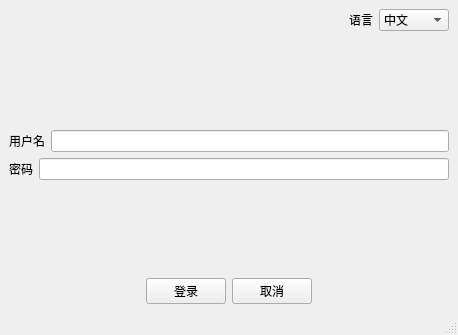
<?xml version="1.0" encoding="UTF-8"?>
<ui version="4.0">
 <class>MainWindow</class>
 <widget class="QMainWindow" name="MainWindow">
  <property name="geometry">
   <rect>
    <x>0</x>
    <y>0</y>
    <width>458</width>
    <height>335</height>
   </rect>
  </property>
  <property name="windowTitle">
   <string>MainWindow</string>
  </property>
  <widget class="QWidget" name="centralwidget">
   <layout class="QVBoxLayout" name="verticalLayout_2">
    <item>
     <layout class="QHBoxLayout" name="horizontalLayout_5">
      <item>
       <spacer name="horizontalSpacer">
        <property name="orientation">
         <enum>Qt::Horizontal</enum>
        </property>
        <property name="sizeHint" stdset="0">
         <size>
          <width>40</width>
          <height>20</height>
         </size>
        </property>
       </spacer>
      </item>
      <item>
       <layout class="QHBoxLayout" name="horizontalLayout">
        <item>
         <widget class="QLabel" name="label_3">
          <property name="text">
           <string>语言</string>
          </property>
         </widget>
        </item>
        <item>
         <widget class="QComboBox" name="comboBox">
          <item>
           <property name="text">
            <string>中文</string>
           </property>
          </item>
          <item>
           <property name="text">
            <string>English</string>
           </property>
          </item>
         </widget>
        </item>
       </layout>
      </item>
     </layout>
    </item>
    <item>
     <spacer name="verticalSpacer">
      <property name="orientation">
       <enum>Qt::Vertical</enum>
      </property>
      <property name="sizeHint" stdset="0">
       <size>
        <width>20</width>
        <height>64</height>
       </size>
      </property>
     </spacer>
    </item>
    <item>
     <layout class="QVBoxLayout" name="verticalLayout">
      <item>
       <layout class="QHBoxLayout" name="horizontalLayout_2">
        <item>
         <widget class="QLabel" name="label">
          <property name="text">
           <string>用户名</string>
          </property>
         </widget>
        </item>
        <item>
         <widget class="QLineEdit" name="lineEdit"/>
        </item>
       </layout>
      </item>
      <item>
       <layout class="QHBoxLayout" name="horizontalLayout_3">
        <item>
         <widget class="QLabel" name="label_2">
          <property name="text">
           <string>密码</string>
          </property>
         </widget>
        </item>
        <item>
         <widget class="QLineEdit" name="lineEdit_2"/>
        </item>
       </layout>
      </item>
     </layout>
    </item>
    <item>
     <spacer name="verticalSpacer_2">
      <property name="orientation">
       <enum>Qt::Vertical</enum>
      </property>
      <property name="sizeHint" stdset="0">
       <size>
        <width>20</width>
        <height>64</height>
       </size>
      </property>
     </spacer>
    </item>
    <item>
     <layout class="QHBoxLayout" name="horizontalLayout_4">
      <item>
       <spacer name="horizontalSpacer_3">
        <property name="orientation">
         <enum>Qt::Horizontal</enum>
        </property>
        <property name="sizeHint" stdset="0">
         <size>
          <width>40</width>
          <height>20</height>
         </size>
        </property>
       </spacer>
      </item>
      <item>
       <widget class="QPushButton" name="pushButton">
        <property name="text">
         <string>登录</string>
        </property>
       </widget>
      </item>
      <item>
       <widget class="QPushButton" name="pushButton_2">
        <property name="text">
         <string>取消</string>
        </property>
       </widget>
      </item>
      <item>
       <spacer name="horizontalSpacer_2">
        <property name="orientation">
         <enum>Qt::Horizontal</enum>
        </property>
        <property name="sizeHint" stdset="0">
         <size>
          <width>40</width>
          <height>20</height>
         </size>
        </property>
       </spacer>
      </item>
     </layout>
    </item>
   </layout>
  </widget>
  <widget class="QMenuBar" name="menubar">
   <property name="geometry">
    <rect>
     <x>0</x>
     <y>0</y>
     <width>458</width>
     <height>26</height>
    </rect>
   </property>
  </widget>
  <widget class="QStatusBar" name="statusbar"/>
 </widget>
 <resources/>
 <connections/>
</ui>
